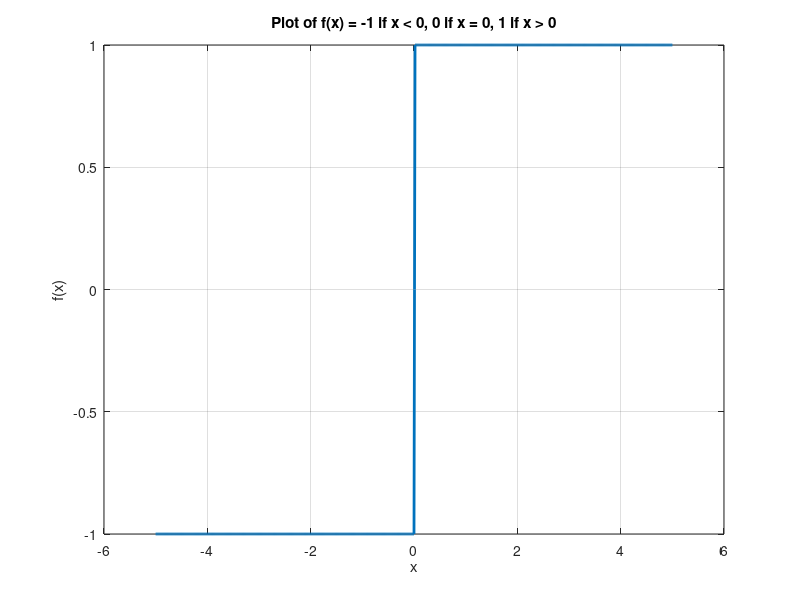

This chart was generated by the following MATLAB code:

function_values = zeros(1, 1001); 
function_values(1:501) = -1; 
function_values(502) = 0; 
function_values(503:end) = 1; 


x = linspace(-5, 5, 1001);

plot(x, function_values, 'LineWidth', 2);
title('Plot of f(x) = -1 if x < 0, 0 if x = 0, 1 if x > 0');
xlabel('x');
ylabel('f(x)');
grid on;
